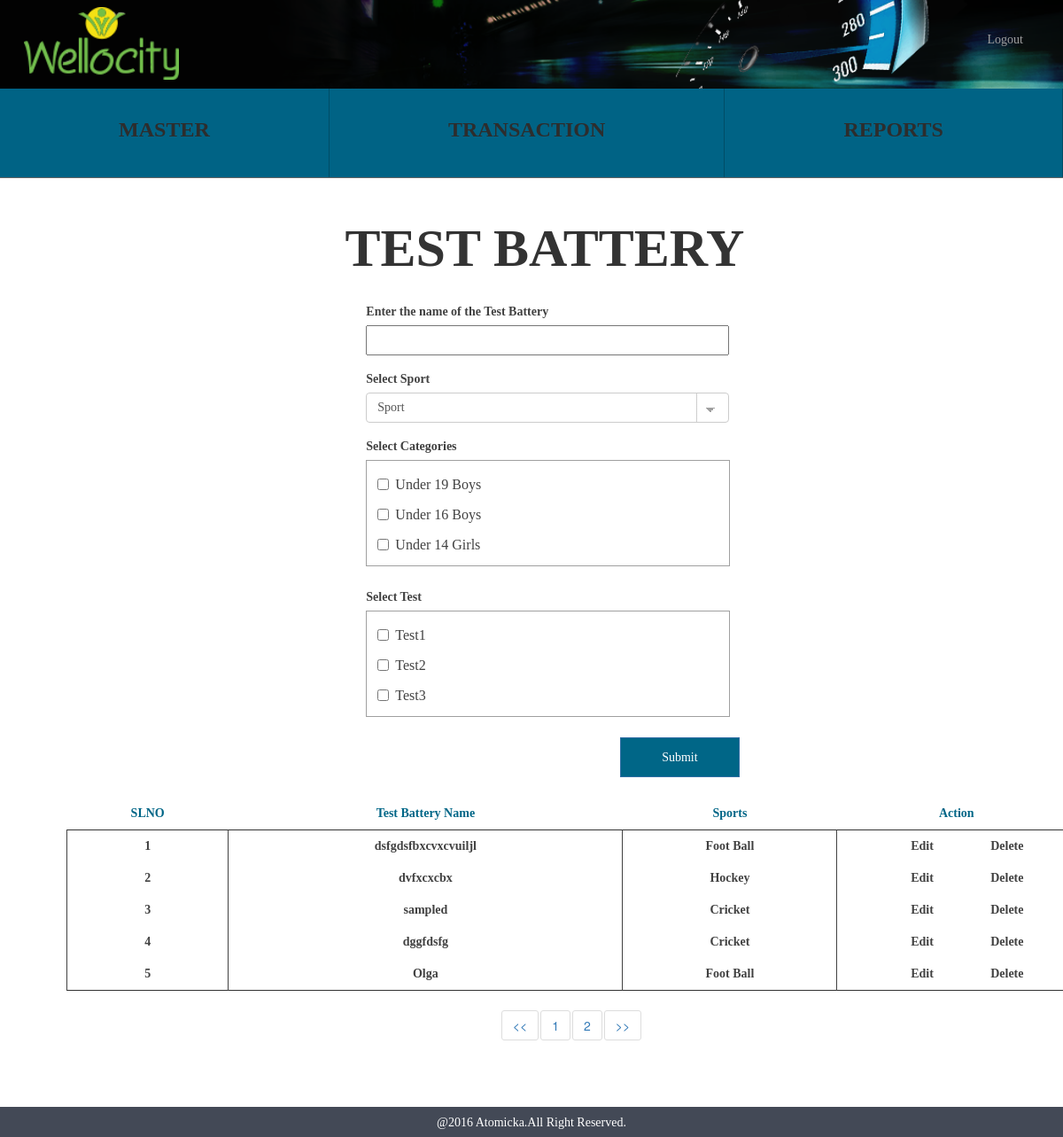
/test_battery.php (signed in), run on the app's committed database.
### tables this page shows
CREATE TABLE IF NOT EXISTS `wc_categories` (
  `categories_id` int(10) NOT NULL AUTO_INCREMENT,
  `categories_name` varchar(150) NOT NULL,
  `categories_status` tinyint(1) NOT NULL,
  `categories_createddate` timestamp NOT NULL DEFAULT CURRENT_TIMESTAMP,
  PRIMARY KEY (`categories_id`),
  KEY `categories_name` (`categories_name`)
);

CREATE TABLE IF NOT EXISTS `wc_test_attribute` (
  `test_attribute_id` int(10) NOT NULL AUTO_INCREMENT,
  `test_id` int(10) NOT NULL,
  `test_parameter_name` varchar(250) NOT NULL,
  `test_parameter_type` varchar(150) NOT NULL,
  `test_parameter_unit` varchar(50) NOT NULL,
  `test_parameter_format` varchar(50) NOT NULL,
  `test_attribute_status` tinyint(1) NOT NULL,
  `test_attribute_createddate` timestamp NOT NULL DEFAULT CURRENT_TIMESTAMP,
  PRIMARY KEY (`test_attribute_id`),
  KEY `test_id` (`test_id`)
);

CREATE TABLE IF NOT EXISTS `wc_test` (
  `test_id` int(10) NOT NULL AUTO_INCREMENT,
  `test_name` varchar(100) NOT NULL,
  `test_status` tinyint(1) NOT NULL,
  `test_createddate` timestamp NOT NULL DEFAULT CURRENT_TIMESTAMP,
  PRIMARY KEY (`test_id`)
);

CREATE TABLE IF NOT EXISTS `wc_testbattery` (
  `testbattery_id` int(10) NOT NULL AUTO_INCREMENT COMMENT 'Stores the testbattery id',
  `testbattery_name` varchar(255) NOT NULL COMMENT 'Stores the testbattery name',
  `testbatterysports_id` int(10) NOT NULL COMMENT 'Stores the testbattery name',
  `testbattery_status` tinyint(1) NOT NULL COMMENT 'Stores the testbattery status either active or inactive',
  `testbattery_createddate` timestamp NOT NULL DEFAULT CURRENT_TIMESTAMP COMMENT 'Stores the created date of the  testbattery',
  PRIMARY KEY (`testbattery_id`),
  KEY `testbatterysports_id` (`testbatterysports_id`)
);

CREATE TABLE IF NOT EXISTS `wc_sports` (
  `sports_id` int(10) NOT NULL AUTO_INCREMENT,
  `sports_name` varchar(150) NOT NULL,
  `sports_status` tinyint(1) NOT NULL,
  `sports_createddate` timestamp NOT NULL DEFAULT CURRENT_TIMESTAMP,
  PRIMARY KEY (`sports_id`)
);

### functions/category_function.php (called while the page is built, shortened)
<?php
class categoryfunction{
    public function categoryselectfunction(){
      $temp_arr = array();
      $res = mysql_query("SELECT * FROM wc_categories ORDER BY categories_id DESC") or die(mysql_error());
      while($row = mysql_fetch_array($res)) {
          $temp_arr[] =$row;
      }
      return $temp_arr;
      }
}
 ?>

### functions/test_functions.php (called while the page is built, shortened)
<?php
class testfunction{
    public function testbatteryselectfunction(){
      $temp_arr = array();
      $res = mysql_query("SELECT * FROM wc_test_attribute INNER JOIN wc_test ON wc_test_attribute.test_id = wc_test.test_id group by wc_test_attribute.test_id  ") or die(mysql_error());
      while($row = mysql_fetch_array($res)) {
          $temp_arr[] =$row;
      }
      return $temp_arr;
      }
}
 ?>

### functions/test_battery_functions.php (called while the page is built, shortened)
<?php
class testbatteryfunction{
    public function testbatteryselectfunction(){
      $temp_arr = array();
      $res = mysql_query("SELECT * FROM wc_testbattery
          INNER JOIN wc_sports ON wc_testbattery.testbatterysports_id = wc_sports.sports_id ORDER BY testbattery_id DESC") or die(mysql_error());
      while($row = mysql_fetch_array($res)) {
          $temp_arr[] =$row;
      }
      return $temp_arr;
      }
}
 ?>

### test_battery.php (the view, shortened to what this page needs)
<?php
require_once "functions/category_function.php";
require_once "functions/test_functions.php";
require_once "functions/test_battery_functions.php";
require_once "header.php";
$test_battery = new testbatteryfunction();
$category = new categoryfunction();
$test = new testfunction();
?>
<div class="container">
	<div class="container align_center align_height">
		<span class="sports">TEST BATTERY</span>
	</div>
	<div class="container">
		<div class="col-xs-12 col-md-11">
			<div class="col-md-4 hidden-xs"></div>
			<div class="col-xs-12 col-md-7 align_margin">
				<form method="post" action="functions/test_battery_functions.php" id="test_battery_form">
					<div class="form-group">
						<label>Enter the name of the Test Battery</label><br>
						<input type="text" class="adjust_width" name="test_battery_name" data-validation-error-msg="please Enter the name of the Test Battery" data-validation="required">
					</div>
					<div class="form-group">
						  <label for="sel1">Select Sport</label>
						  <select class="form-control adjust_width classic" id="sel1" name="Sport" data-validation-error-msg="Please Select the sport" data-validation="required">
							  <option value="">Sport</option>
							</select>
					</div>
					<div class="align_margin">
						<label>Select Categories</label><br>
						<div class="area_scroll">
							<?php
						  $cat_data = $category->categoryselectfunction();
						  foreach( $cat_data as $eachrecord ) {
						   ?>
							<div class="checkbox align_check">
					      		<label class="remember_txt"><input type="checkbox" name='categories[]' data-validation="checkbox_group" data-validation-qty="min1" value="<?php echo $eachrecord ['categories_id']; ?>"><?php echo $eachrecord ['categories_name']; ?></label>
					    	</div>
							<?php } ?>
						</div>
					</div>
					<div class="align_margin">
						<label>Select Test</label><br>
						<div class="area_scroll">
							<?php
						  $test_data = $test->testbatteryselectfunction();
						  foreach( $test_data as $eachrecord ) {
						   ?>
							<div class="checkbox align_check">
					      		<label class="remember_txt"><input type="checkbox" name="test[]" data-validation="checkbox_group" data-validation-qty="min1" value="<?php echo $eachrecord ['test_id']; ?>"><?php echo $eachrecord ['test_name']; ?></label>
					    	</div>
							<?php } ?>
						</div>
					</div>
					<div class="col-md-9 schedule_btn">
						<input type="submit" class="btn btn-primary align_right clear" value="Submit">
					</div>
				</form>
			</div>
			<div class="container table-position">
			  <table class="table state_table" id="test_battery_table">
			    <thead>
			      <tr class="row_color">
			        <th class="align_center">SLNO</th>
			        <th class="align_center">Test Battery Name</th>
			        <th class="align_center">Sports</th>
			        <th class="align_center">Action</th>
			      </tr>
			    </thead>
			    <tbody>
					<?php
					$data = $test_battery->testbatteryselectfunction();
					$i=1;
					foreach( $data as $eachrecord ) {
					 ?>
			      <tr class="align_center delete_color">
			        <td class="testbattery_id"><?php echo $i; ?></td>
			       	<td class="testbattery_name"><?php echo $eachrecord ['testbattery_name']; ?></td>
			        <td class="sports_name"><?php echo $eachrecord ['sports_name']; ?></td>
			        <td>
			        	<span class="edit_state edit_test_battery " data-value="<?php echo $eachrecord ['testbattery_id']; ?>">Edit</span>
		        		<span class="delete_state" data-value="<?php echo $eachrecord ['testbattery_id']; ?>">Delete</span>
			        </td>
			      </tr>
				  <?php $i++; } ?>
			    </tbody>
			  </table>
			</div>
		</div>
	</div>
</div>
<?php require_once "footer.php" ?>

### css/style.css (style rules this page uses)
.email_txt,.pwd_txt,.remember_txt { color: #414141; font-family: Montserrat; font-size: 16px; font-weight: normal; margin: 6px 0 0 -3px; }
.align_center { text-align: center; }
.align_right { float: right; }
.sports { font-size: 60px; font-weight: bold; position: relative; font-family: Montserrat; }
.align_margin { margin-bottom:23px; }
.align_height { line-height: 2; }
.row_color { color: #006687; font-family: Montserrat; }
.delete_color { color: #414141; font-weight: bold; font-family: Montserrat; }
.clear { background-color: #006687 !important; color: #fff !important; height: 45px; width: 135px; border-radius: 0 !important; font-weight: bold; font-family: Montserrat; margin-right: 0px; }
.adjust_width { width: 410px !important; height: 34px; box-shadow: none !important; }
.table > thead > tr > th, .table > tbody > tr > th, .table > tfoot > tr > th, .table > thead > tr > td, .table > tbody > tr > td, .table > tfoot > tr > td { border-top: 0 !important; }
.table > thead > tr > th { border-bottom: 1px !important; }
.table > tbody { border:1px solid !important; }
.table > tbody td { border:1px solid; border-bottom: 0 !important }
.table > thead { border-bottom: 1px solid; }
select.classic { background-image: linear-gradient(45deg, transparent 50%, #a0a0a0 50%), linear-gradient(135deg, #a0a0a0 50%, transparent 50%), linear-gradient(to right, #ccc, #ccc); background-position: calc(100% - 20px) calc(1em + 2px), calc(100% - 15px) calc(1em + 2px), calc(100% - 2.5em) -0.5em; background-size: 5px 5px, 5px 5px, 0.07em 3.5em; background-repeat: no-repeat; cursor: pointer; }
select { -moz-appearance: none; -webkit-appearance:none; appearance: none; }
.edit_state,.edit_district { cursor: pointer; position: relative; right: 20px; }
.delete_state,.delete_district { cursor: pointer; float: right; position: relative; right: 20%; }
.schedule_btn { padding: 0 !important; }
.area_scroll { border: 1px solid #a0a0a0; overflow-y: scroll; width: 73%; height: 120px; }
.align_check { margin: 10px 0 10px 15px; }
label { color: #414141 !important; font-family: Montserrat; }
button, input, optgroup, select, textarea { font-family: Montserrat !important; }

### data on the page
wc_categories: categories_name "Under 19 Boys"
wc_categories: categories_name "Under 16 Boys"
wc_categories: categories_name "Under 14 Girls"
wc_test_attribute: test.test_name "Test1"
wc_test_attribute: test.test_name "Test2"
wc_test_attribute: test.test_name "Test3"
wc_testbattery: testbattery_name "dsfgdsfbxcvxcvuiljl", testbatterysports.sports_name "Foot Ball", $eachrecord ['testbattery_id'] 7 (drawn)
wc_testbattery: testbattery_name "dvfxcxcbx", testbatterysports.sports_name "Hockey", $eachrecord ['testbattery_id'] 6 (drawn)
wc_testbattery: testbattery_name "sampled", testbatterysports.sports_name "Cricket", $eachrecord ['testbattery_id'] 5 (drawn)
wc_testbattery: testbattery_name "dggfdsfg", testbatterysports.sports_name "Cricket"
wc_testbattery: testbattery_name "Olga", testbatterysports.sports_name "Foot Ball", $eachrecord ['testbattery_id'] 3 (drawn)
